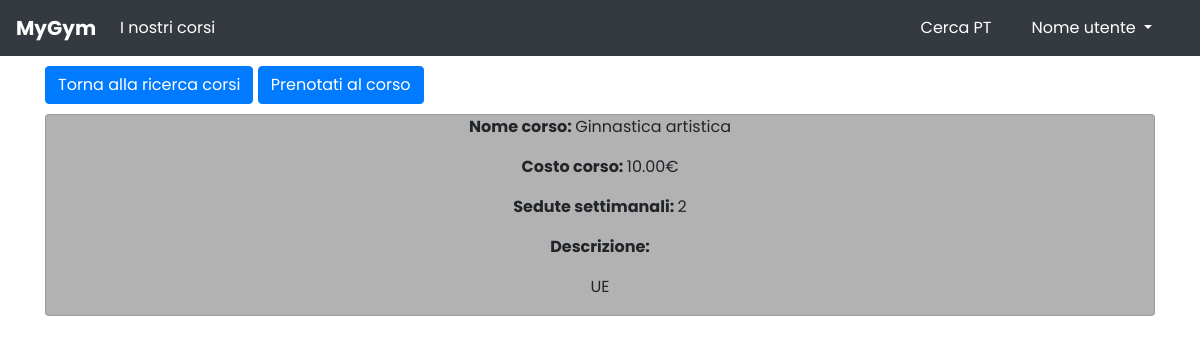
The page /corso_dettagli/1 on the database its author committed.
### gym/models.py (models this page shows, shortened)
class Corso(models.Model):
    nome = models.CharField(max_length=100)
    prezzo = models.FloatField(default=0)
    iscritti_max = models.IntegerField(default=0)
    iscritti_attuali = models.IntegerField(default=0)
    sedute_settimanali = models.IntegerField(default=0)
    descrizione = models.CharField(max_length=1000)
    foto = models.ImageField(blank=True, null=True)

### gym/views.py (the view)
# urls.py: path('corso_dettagli/<int:id>', views.corso_dettagli, name='corso-dettagli'),
def corso_dettagli(request, id):
    corso = Corso.objects.get(id=id)
    context = {'corso': corso}
    return render(request, 'gym/corso_dettagli.html', context)

### gym/templates/gym/corso_dettagli.html (shortened to what this page needs)
{% extends 'base.html' %}
{% load static %}
{% block content %}
    <div class="container">
        <a href="{% url 'gym:corso-search' %}" class="btn btn-primary" style="margin-bottom: 10px; margin-top:10px;">Torna alla ricerca corsi</a>
        <a href="#" class="btn btn-primary">Prenotati al corso</a>
        <div class="card" style="text-align: center; /*height: 80vh;*/ background: rgba(0, 0, 0, 0.3)">
                <p><strong>Nome corso: </strong>{{ corso.nome }}</p>
                <p><strong>Costo corso: </strong>{{ corso.prezzo|floatformat:2 }}€</p>
                <p><strong>Sedute settimanali: </strong>{{ corso.sedute_settimanali }}</p>
                <p><strong>Descrizione: </strong></p>
                <p>{{ corso.descrizione }}</p>
        </div>
    </div>
{% endblock %}

### static/css/main.css (style rules this page uses)
body { font-family: "Poppins" !important; }

### rows shown on the page
Corso: nome "Ginnastica artistica", prezzo "10.00", sedute_settimanali "2", descrizione "UE"
